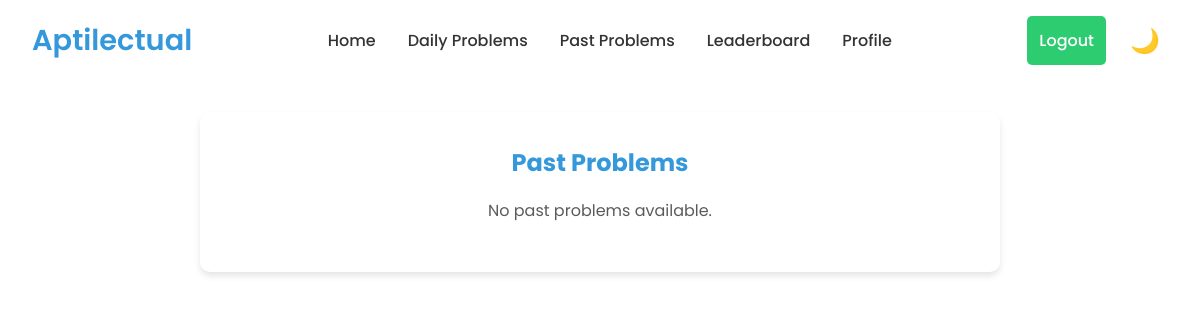
The page /past_problems/ (signed in) on the database as committed earlier.
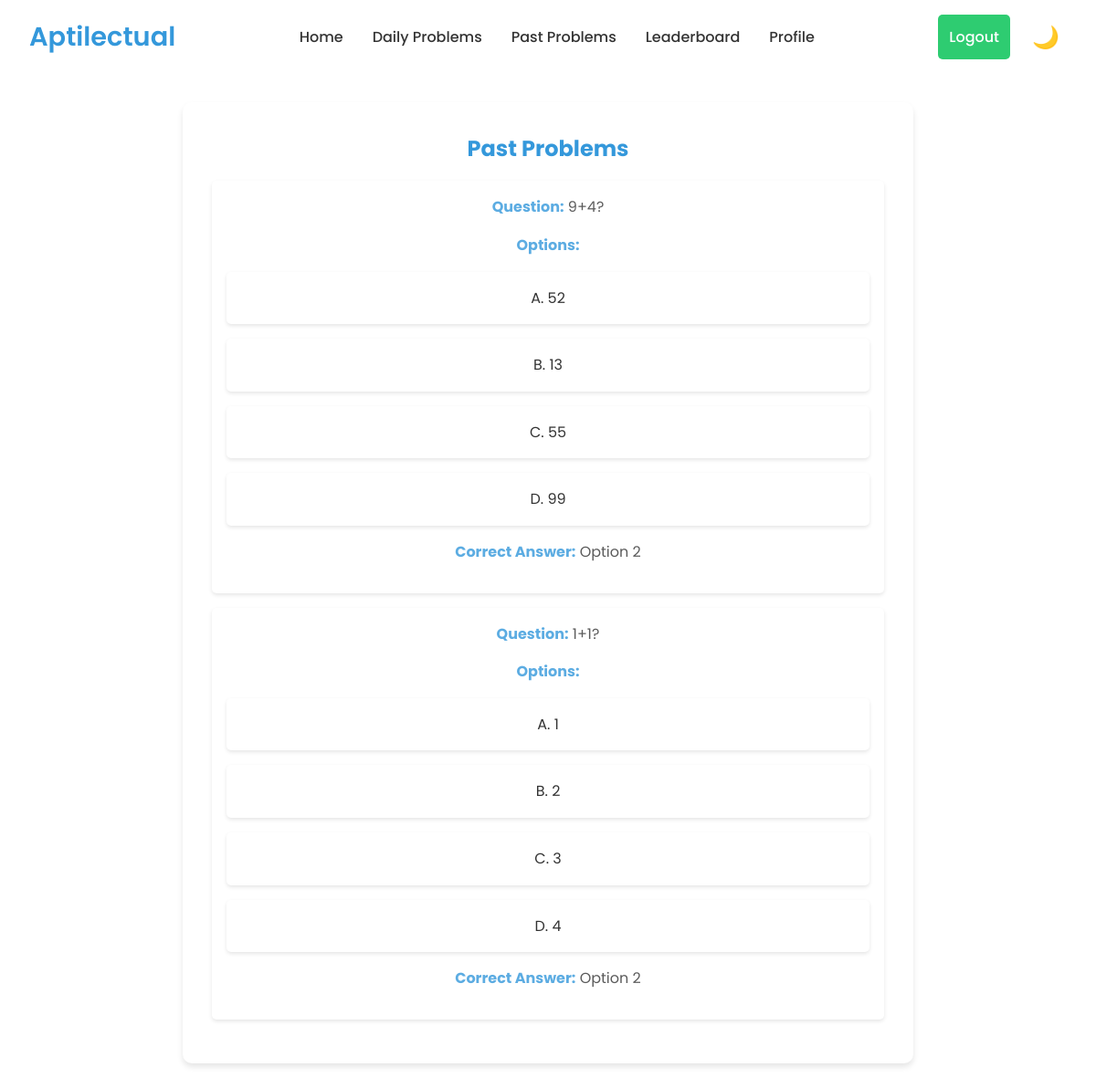
The same page on the database as committed later.
### aptitude/models.py (models this page shows, shortened)
class Problem(models.Model):
    id = models.AutoField(primary_key=True)  # Explicitly define the id field
    question = models.TextField(null=True, blank=True)
    option1 = models.CharField(max_length=255, null=True, blank=True)
    option2 = models.CharField(max_length=255, null=True, blank=True)
    option3 = models.CharField(max_length=255, null=True, blank=True)
    option4 = models.CharField(max_length=255, null=True, blank=True)
    correct_option = models.PositiveSmallIntegerField(
        validators=[MinValueValidator(1), MaxValueValidator(4)],
        null=True,
        blank=True
    )
    is_active = models.BooleanField(default=True, null=True, blank=True)
    done = models.BooleanField(default=False, null=True, blank=True)

### aptitude/views.py (the view)
# urls.py: path('past_problems/', views.past_problems, name='past_problems'),
@login_required
def past_problems(request):
    past_problems = Problem.objects.filter(done=True)
    return render(request, 'past_problems.html', {'past_problems': past_problems})

### aptitude/templates/past_problems.html (shortened to what this page needs)
<!DOCTYPE html>
<html lang="en">
<head>
</head>
<body>
    <header>
        <nav>
            <div class="logo">Aptilectual</div>
            <div class="nav-container">
                <ul class="nav-links">
                    <li><a href="{% url 'home' %}">Home</a></li>
                    <li><a href="{% url 'dailyprobblems' %}">Daily Problems</a></li>
                    <li><a href="{% url 'past_problems' %}">Past Problems</a></li>
                    <li><a href="{% url 'daily_leaderboard' %}">Leaderboard</a></li>
                    <li><a href="{% url 'profile' %}">Profile</a></li>
                </ul>
            </div>
            <div class="desktop-controls">
                <div class="auth-buttons">
                    {% if user.is_authenticated %}
                        <form method="POST" action="{% url 'logout' %}" style="display:inline;">
                            <button type="submit" class="btn btn-secondary">Logout</button>
                        </form>
                    {% else %}
                        <a href="{% url 'login' %}" id="loginBtn" class="btn btn-primary">Login</a>
                        <a href="{% url 'signup' %}" id="registerBtn" class="btn btn-secondary">Register</a>
                    {% endif %}
                </div>
                <button id="themeToggle" class="theme-toggle"></button>
            </div>
        </nav>
    </header>
    <main>
        <section class="past-problems-container">
            <h2>Past Problems</h2>
            {% if past_problems %}
                <ul>
                    {% for problem in past_problems %}
                        <li>
                            <p><strong>Question:</strong> {{ problem.question }}</p>
                            <p><strong>Options:</strong></p>
                            <ul>
                                <li>A. {{ problem.option1 }}</li>
                                <li>B. {{ problem.option2 }}</li>
                                <li>C. {{ problem.option3 }}</li>
                                <li>D. {{ problem.option4 }}</li>
                            </ul>
                            <p><strong>Correct Answer:</strong> Option {{ problem.correct_option }}</p>
                        </li>
                    {% endfor %}
                </ul>
            {% else %}
                <p>No past problems available.</p>
            {% endif %}
        </section>
    </main>
</body>
</html>

### aptitude/templates/past_problems.html (style rules this page uses)
:root { --bg-color: #f4f7f9; --text-color: #333333; --primary-color: #3498db; --secondary-color: #2ecc71; --accent-color: #e74c3c; --card-bg: #ffffff; --border-color: #e0e0e0; --nav-bg: #ffffff; --mobile-menu-bg: #ffffff; }
body.light-theme { --bg-color: #ffffff; --text-color: #333333; --card-bg: #ffffff; --border-color: #e0e0e0; --nav-bg: #ffffff; --mobile-menu-bg: #ffffff; }
* { margin: 0; padding: 0; box-sizing: border-box; }
body { font-family: 'Poppins', sans-serif; background-color: var(--bg-color); color: var(--text-color); line-height: 1.6; transition: background-color 0.3s, color 0.3s; }
header { background-color: var(--nav-bg); padding: 1rem 2rem; position: fixed; width: 100%; top: 0; z-index: 1000; transition: background-color 0.3s; }
nav { max-width: 1400px; margin: 0 auto; display: flex; justify-content: space-between; align-items: center; }
.logo { font-size: 1.8rem; font-weight: 600; color: var(--primary-color); text-decoration: none; }
.nav-container { display: flex; align-items: center; justify-content: center; flex-grow: 1; margin: 0 2rem; }
.nav-links { display: flex; list-style-type: none; gap: 2rem; margin: 0; padding: 0; }
.nav-links li a { color: var(--text-color); text-decoration: none; font-weight: 500; font-size: 1rem; transition: color 0.3s; }
.desktop-controls { display: flex; align-items: center; gap: 1rem; }
.auth-buttons { display: flex; gap: 1rem; }
.btn { font-family: 'Poppins', sans-serif; font-weight: 500; padding: 0.75rem; border: none; border-radius: 5px; cursor: pointer; transition: transform 0.2s, background-color 0.3s; font-size: 1rem; width: 100%; text-align: center; }
.btn-secondary { background-color: var(--secondary-color); color: #ffffff; }
.theme-toggle { background: none; border: none; font-size: 1.5rem; cursor: pointer; transition: transform 0.3s; padding: 0.5rem; display: flex; align-items: center; justify-content: center; color: var(--text-color); }
main { padding-top: 5rem; }
.past-problems-container { background-color: var(--card-bg); padding: 2rem; border-radius: 10px; box-shadow: 0 4px 6px rgba(0, 0, 0, 0.1); margin: 2rem auto; max-width: 800px; text-align: center; }
.past-problems-container h2 { color: var(--primary-color); margin-bottom: 1rem; }
.past-problems-container p { color: var(--text-color); opacity: 0.8; margin-bottom: 1rem; }
.past-problems-container ul { list-style-type: none; padding: 0; }
.past-problems-container li { background-color: var(--card-bg); margin: 1rem 0; padding: 1rem; border-radius: 5px; box-shadow: 0 2px 4px rgba(0, 0, 0, 0.1); }
.past-problems-container li strong { color: var(--primary-color); }

Rows that differ between the two databases and show on the page:
now on this page (row edited): Problem: question "9+4?", option1 "52", option2 "13", option3 "55", option4 "99", correct_option "2"
now on this page (row edited): Problem: question "1+1?", option1 "1", option2 "2", option3 "3", option4 "4", correct_option "2"
Other text that changed with them:
text no longer shown: "No past problems available."
